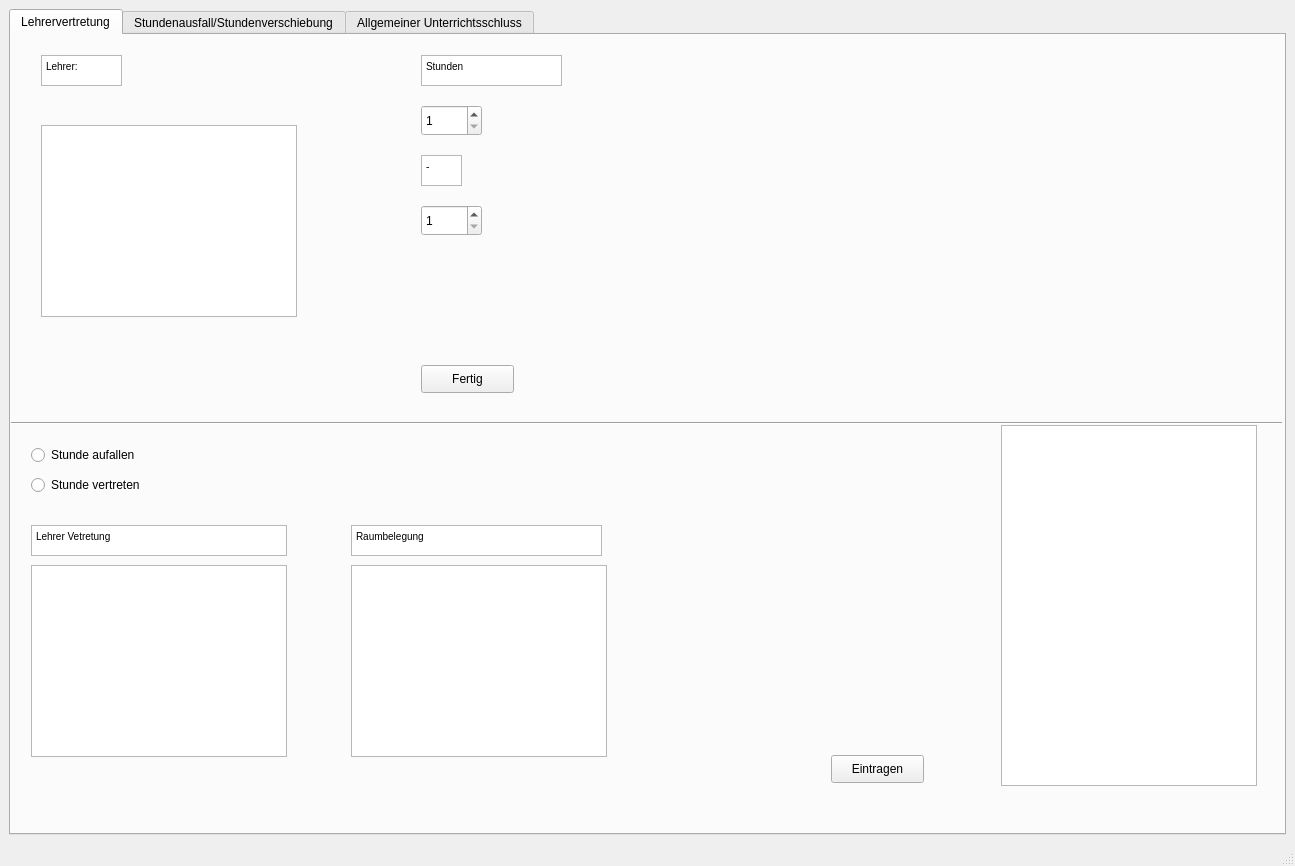
<?xml version="1.0" encoding="UTF-8"?>
<ui version="4.0">
 <class>MainWindow</class>
 <widget class="QMainWindow" name="MainWindow">
  <property name="geometry">
   <rect>
    <x>0</x>
    <y>0</y>
    <width>1295</width>
    <height>866</height>
   </rect>
  </property>
  <property name="windowTitle">
   <string>Vertretungsplan</string>
  </property>
  <widget class="QWidget" name="centralwidget">
   <layout class="QHBoxLayout" name="horizontalLayout">
    <item>
     <layout class="QVBoxLayout" name="verticalLayout">
      <item>
       <widget class="QTabWidget" name="Lehrervertretung_2">
        <property name="currentIndex">
         <number>0</number>
        </property>
        <widget class="QWidget" name="Tab1">
         <attribute name="title">
          <string>Lehrervertretung</string>
         </attribute>
         <widget class="QTextBrowser" name="textBrowser">
          <property name="geometry">
           <rect>
            <x>30</x>
            <y>20</y>
            <width>81</width>
            <height>31</height>
           </rect>
          </property>
          <property name="html">
           <string>&lt;!DOCTYPE HTML PUBLIC &quot;-//W3C//DTD HTML 4.0//EN&quot; &quot;http://www.w3.org/TR/REC-html40/strict.dtd&quot;&gt;
&lt;html&gt;&lt;head&gt;&lt;meta name=&quot;qrichtext&quot; content=&quot;1&quot; /&gt;&lt;style type=&quot;text/css&quot;&gt;
p, li { white-space: pre-wrap; }
&lt;/style&gt;&lt;/head&gt;&lt;body style=&quot; font-family:'MS Shell Dlg 2'; font-size:7.8pt; font-weight:400; font-style:normal;&quot;&gt;
&lt;p style=&quot; margin-top:0px; margin-bottom:0px; margin-left:0px; margin-right:0px; -qt-block-indent:0; text-indent:0px;&quot;&gt;Lehrer:&lt;/p&gt;&lt;/body&gt;&lt;/html&gt;</string>
          </property>
         </widget>
         <widget class="QTextBrowser" name="textBrowser_2">
          <property name="geometry">
           <rect>
            <x>410</x>
            <y>20</y>
            <width>141</width>
            <height>31</height>
           </rect>
          </property>
          <property name="html">
           <string>&lt;!DOCTYPE HTML PUBLIC &quot;-//W3C//DTD HTML 4.0//EN&quot; &quot;http://www.w3.org/TR/REC-html40/strict.dtd&quot;&gt;
&lt;html&gt;&lt;head&gt;&lt;meta name=&quot;qrichtext&quot; content=&quot;1&quot; /&gt;&lt;style type=&quot;text/css&quot;&gt;
p, li { white-space: pre-wrap; }
&lt;/style&gt;&lt;/head&gt;&lt;body style=&quot; font-family:'MS Shell Dlg 2'; font-size:7.8pt; font-weight:400; font-style:normal;&quot;&gt;
&lt;p style=&quot; margin-top:0px; margin-bottom:0px; margin-left:0px; margin-right:0px; -qt-block-indent:0; text-indent:0px;&quot;&gt;Stunden&lt;/p&gt;&lt;/body&gt;&lt;/html&gt;</string>
          </property>
         </widget>
         <widget class="QListWidget" name="listLehrer">
          <property name="geometry">
           <rect>
            <x>30</x>
            <y>90</y>
            <width>256</width>
            <height>192</height>
           </rect>
          </property>
         </widget>
         <widget class="QSpinBox" name="StundenAnfang">
          <property name="geometry">
           <rect>
            <x>410</x>
            <y>70</y>
            <width>61</width>
            <height>31</height>
           </rect>
          </property>
          <property name="minimum">
           <number>1</number>
          </property>
          <property name="maximum">
           <number>12</number>
          </property>
         </widget>
         <widget class="QTextBrowser" name="textBrowser_3">
          <property name="geometry">
           <rect>
            <x>410</x>
            <y>120</y>
            <width>41</width>
            <height>31</height>
           </rect>
          </property>
          <property name="html">
           <string>&lt;!DOCTYPE HTML PUBLIC &quot;-//W3C//DTD HTML 4.0//EN&quot; &quot;http://www.w3.org/TR/REC-html40/strict.dtd&quot;&gt;
&lt;html&gt;&lt;head&gt;&lt;meta name=&quot;qrichtext&quot; content=&quot;1&quot; /&gt;&lt;style type=&quot;text/css&quot;&gt;
p, li { white-space: pre-wrap; }
&lt;/style&gt;&lt;/head&gt;&lt;body style=&quot; font-family:'MS Shell Dlg 2'; font-size:7.8pt; font-weight:400; font-style:normal;&quot;&gt;
&lt;p style=&quot; margin-top:0px; margin-bottom:0px; margin-left:0px; margin-right:0px; -qt-block-indent:0; text-indent:0px;&quot;&gt;-&lt;/p&gt;&lt;/body&gt;&lt;/html&gt;</string>
          </property>
         </widget>
         <widget class="QSpinBox" name="StundenEnde">
          <property name="geometry">
           <rect>
            <x>410</x>
            <y>170</y>
            <width>61</width>
            <height>31</height>
           </rect>
          </property>
          <property name="minimum">
           <number>1</number>
          </property>
          <property name="maximum">
           <number>12</number>
          </property>
         </widget>
         <widget class="QPushButton" name="ButtonLehrerauswahl">
          <property name="geometry">
           <rect>
            <x>410</x>
            <y>330</y>
            <width>93</width>
            <height>28</height>
           </rect>
          </property>
          <property name="text">
           <string>Fertig</string>
          </property>
         </widget>
         <widget class="Line" name="line">
          <property name="geometry">
           <rect>
            <x>0</x>
            <y>380</y>
            <width>1271</width>
            <height>16</height>
           </rect>
          </property>
          <property name="orientation">
           <enum>Qt::Horizontal</enum>
          </property>
         </widget>
         <widget class="QListWidget" name="ListStundenzumVertreten">
          <property name="geometry">
           <rect>
            <x>990</x>
            <y>390</y>
            <width>256</width>
            <height>361</height>
           </rect>
          </property>
         </widget>
         <widget class="QPushButton" name="ButtonEintragen">
          <property name="geometry">
           <rect>
            <x>820</x>
            <y>720</y>
            <width>93</width>
            <height>28</height>
           </rect>
          </property>
          <property name="text">
           <string>Eintragen</string>
          </property>
         </widget>
         <widget class="QRadioButton" name="ButtonStundeentfall">
          <property name="geometry">
           <rect>
            <x>20</x>
            <y>410</y>
            <width>121</width>
            <height>20</height>
           </rect>
          </property>
          <property name="text">
           <string>Stunde aufallen</string>
          </property>
         </widget>
         <widget class="QRadioButton" name="ButtonStundeVertretung">
          <property name="geometry">
           <rect>
            <x>20</x>
            <y>440</y>
            <width>131</width>
            <height>20</height>
           </rect>
          </property>
          <property name="text">
           <string>Stunde vertreten</string>
          </property>
         </widget>
         <widget class="QListWidget" name="ListLehrerVertretung">
          <property name="geometry">
           <rect>
            <x>20</x>
            <y>530</y>
            <width>256</width>
            <height>192</height>
           </rect>
          </property>
         </widget>
         <widget class="QTextBrowser" name="textBrowser_4">
          <property name="geometry">
           <rect>
            <x>20</x>
            <y>490</y>
            <width>256</width>
            <height>31</height>
           </rect>
          </property>
          <property name="html">
           <string>&lt;!DOCTYPE HTML PUBLIC &quot;-//W3C//DTD HTML 4.0//EN&quot; &quot;http://www.w3.org/TR/REC-html40/strict.dtd&quot;&gt;
&lt;html&gt;&lt;head&gt;&lt;meta name=&quot;qrichtext&quot; content=&quot;1&quot; /&gt;&lt;style type=&quot;text/css&quot;&gt;
p, li { white-space: pre-wrap; }
&lt;/style&gt;&lt;/head&gt;&lt;body style=&quot; font-family:'MS Shell Dlg 2'; font-size:7.8pt; font-weight:400; font-style:normal;&quot;&gt;
&lt;p style=&quot; margin-top:0px; margin-bottom:0px; margin-left:0px; margin-right:0px; -qt-block-indent:0; text-indent:0px;&quot;&gt;Lehrer Vetretung&lt;/p&gt;&lt;/body&gt;&lt;/html&gt;</string>
          </property>
         </widget>
         <widget class="QTextBrowser" name="textBrowser_5">
          <property name="geometry">
           <rect>
            <x>340</x>
            <y>490</y>
            <width>251</width>
            <height>31</height>
           </rect>
          </property>
          <property name="html">
           <string>&lt;!DOCTYPE HTML PUBLIC &quot;-//W3C//DTD HTML 4.0//EN&quot; &quot;http://www.w3.org/TR/REC-html40/strict.dtd&quot;&gt;
&lt;html&gt;&lt;head&gt;&lt;meta name=&quot;qrichtext&quot; content=&quot;1&quot; /&gt;&lt;style type=&quot;text/css&quot;&gt;
p, li { white-space: pre-wrap; }
&lt;/style&gt;&lt;/head&gt;&lt;body style=&quot; font-family:'MS Shell Dlg 2'; font-size:7.8pt; font-weight:400; font-style:normal;&quot;&gt;
&lt;p style=&quot; margin-top:0px; margin-bottom:0px; margin-left:0px; margin-right:0px; -qt-block-indent:0; text-indent:0px;&quot;&gt;Raumbelegung&lt;/p&gt;&lt;/body&gt;&lt;/html&gt;</string>
          </property>
         </widget>
         <widget class="QListWidget" name="ListRaumWahl">
          <property name="geometry">
           <rect>
            <x>340</x>
            <y>530</y>
            <width>256</width>
            <height>192</height>
           </rect>
          </property>
         </widget>
        </widget>
        <widget class="QWidget" name="tab_2">
         <attribute name="title">
          <string>Stundenausfall/Stundenverschiebung</string>
         </attribute>
        </widget>
        <widget class="QWidget" name="tab_3">
         <attribute name="title">
          <string>Allgemeiner Unterrichtsschluss</string>
         </attribute>
        </widget>
       </widget>
      </item>
     </layout>
    </item>
   </layout>
  </widget>
  <widget class="QMenuBar" name="menubar">
   <property name="geometry">
    <rect>
     <x>0</x>
     <y>0</y>
     <width>1295</width>
     <height>26</height>
    </rect>
   </property>
  </widget>
  <widget class="QStatusBar" name="statusbar"/>
 </widget>
 <resources/>
 <connections/>
</ui>
